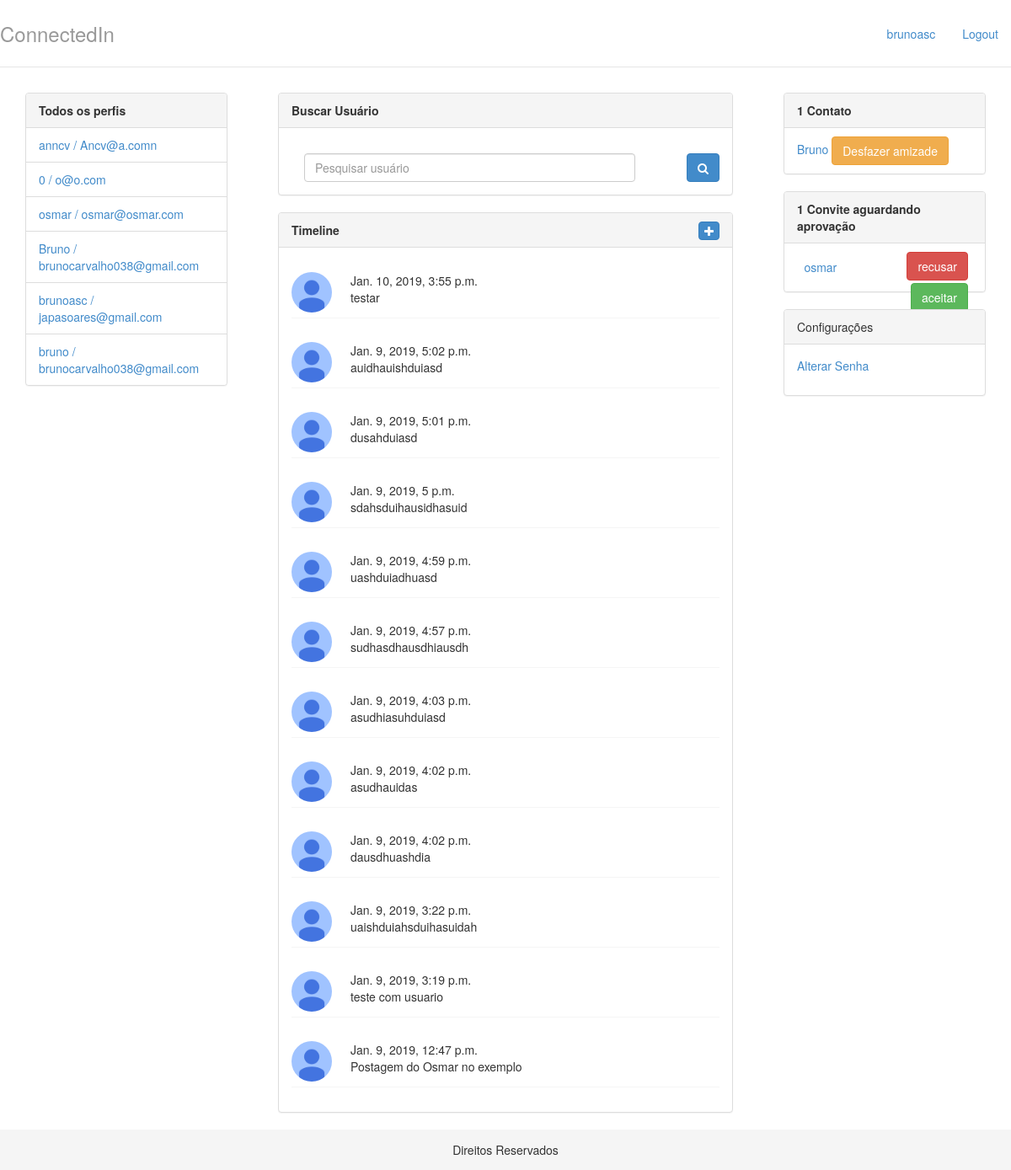
Page / (signed in) on the earlier database version.
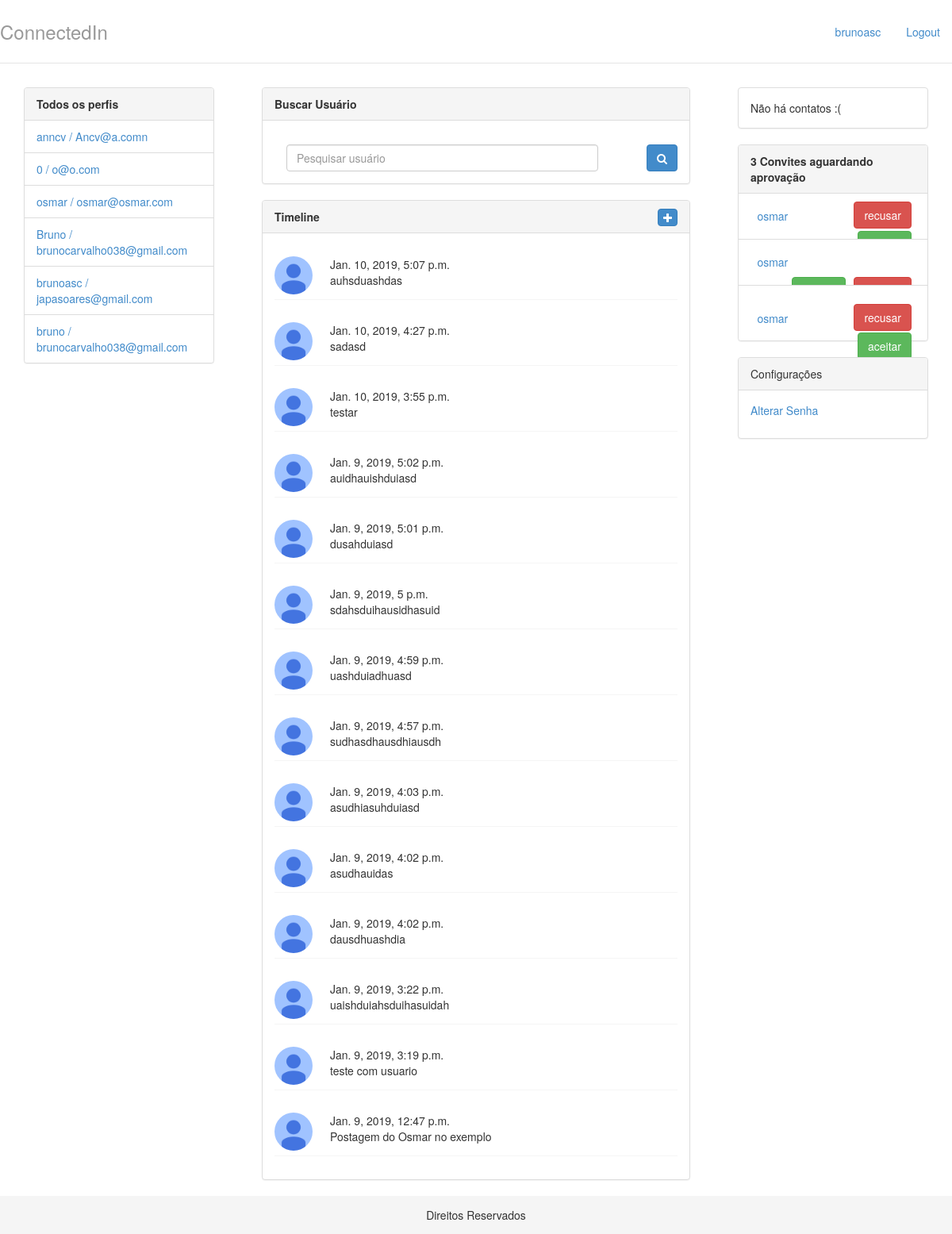
Same page on the later database version.
### perfis/models.py (models this page shows, shortened)
class Perfil(models.Model):
    nome = models.CharField(max_length=255, null=False)
    telefone = models.CharField(max_length=20, null= False)
    nome_empresa = models.CharField(max_length=255, null=False)
    contatos = models.ManyToManyField('Perfil')
    usuario = models.OneToOneField(User, related_name="perfil", on_delete=models.CASCADE)
    def __str__(self):
        return self.nome
    @property
    def email(self):
        return self.usuario.email

class Convite(models.Model):
    solicitante = models.ForeignKey(Perfil,on_delete=models.CASCADE,related_name='convites_feitos' )
    convidado = models.ForeignKey(Perfil, on_delete= models.CASCADE, related_name='convites_recebidos')

### timeline/models.py (models this page shows, shortened)
class Post(models.Model):
    author = models.ForeignKey('auth.User', null=False, on_delete=models.CASCADE)
    title = models.CharField(max_length=200, null=False)
    text = models.TextField(null=False)
    created_date = models.DateTimeField(
            default=timezone.now)
    published_date = models.DateTimeField(
            blank=True, null=True)

### perfis/views.py (the view)
# urls.py: path('', views.index, name='index'),
@login_required
def index(request):
	posts = Post.objects.all().order_by('-created_date')
	return render(request, 'index.html',{'perfis' : Perfil.objects.all(),
										 'perfil_logado' : get_perfil_logado(request),
										 'posts': posts})

### perfis/views.py (called while the page is built)
def get_perfil_logado(request):
	return Perfil.objects.get(usuario=request.user)

### perfis/templates/index.html (shortened to what this page needs)
{% extends 'base.html' %}
{% load staticfiles %}
{% block body %}
    <aside class="col-md-3">
        <div class="col-lg-12">
        <div class="panel panel-default">
            <div class="panel-heading">
                <strong>Todos os perfis</strong>
            </div>
            {% if perfis %}
            <ul class="list-group">
                {% for perfil in perfis %}
                    <li class="list-group-item">
                        <a href = "{% url 'exibir' perfil.id %}">	{{ perfil.nome }} / {{ perfil.email }}
                        </a>
                    </li>
                {% endfor %}
            {% else %}
                <p>Não há perfis cadastrados</p>
            {% endif %}
            </ul>
        </div>
    </div>
    </aside>
    <div class="col-md-6">
        <div class="col-lg-12">
            <div class="panel panel-default">
                <div class="panel-heading">
                    <strong>Buscar Usuário</strong>
                </div>
                <div class="panel-body">
                   <form class = "form-signin"  method="post"
                    action="{% url 'pesquisar' %}">
                       <div class="form-group">
                            <div class="col-sm-10">
                                <input name="nome" id="nome_id" required="required" class="form-control" placeholder="Pesquisar usuário">
                            </div>
                            <button class="btn btn-primary pull-right" type="submit"><i class="fa fa-search"></i> </button>
                       </div>
                    </form>
                </div>
            </div>
        </div>
        <div class="col-lg-12">
            <div class="panel panel-default">
                <div class="panel-heading"> <strong>Timeline</strong><button id="modal" class="btn btn-primary pull-right" type="button" style="padding: 0 6px;"><i class="fa fa-plus"></i></button></div>
                <div class="panel-body">
                    {% for post in posts %}
                    <div class="post">
                        <img class="avatar js-action-profile-avatar" src="{% static 'img/photo.jpg' %}" alt="">
                            <div class="content" style="margin-left:5em">
                                <div class="info_perfil">
                                    <span>{{ post.created_date}}</span>
                                </div>
                                <div class="info_post">
                                    <span>{{post.text}}</span>
                                </div>
                            </div>
                    </div>
                    {% endfor %}
                </div>
            </div>
    </div></div>
    <aside class="col-md-3">
        <div class="col-lg-12">
        <div class="panel panel-default">
            {% with total=perfil_logado.contatos.count %}
                {% if total %}
                    <div class="panel-heading">
                        <strong> {{ total }}
                            Contato{{ total|pluralize }}
                        </strong>
                    </div>
                    <ul class="list-group">
                        {% for perfil in perfil_logado.contatos.all %}
                            <li class = "list-group-item">
                                <a href = "{% url 'exibir' perfil.id %}">
                                    {{ perfil }}
                                </a>
                                <a class="btn btn-warning" href = "{% url 'desfazer' perfil.id %}">Desfazer amizade</a>
                            </li>
                        {% endfor %}
                    </ul>
                {% else %}
                    <div class="panel-body">
                        Não há contatos :(
                    </div>
                {% endif %}
            {% endwith %}
        </div>
    </div>
    <div class="col-lg-12">
        <div class="panel panel-default">
            {% with total=perfil_logado.convites_recebidos.count %}
                {% if total %}
                    <div class="panel-heading">
                        <strong> {{ total }}
                        Convite{{ total|pluralize }} aguardando aprovação</strong>
                    </div>
                    <ul class="list-group">
                        {% for convite in perfil_logado.convites_recebidos.all %}
                            <li class = "list-group-item">
                               <ul class = "list-inline">
                                    <li class = "list-inline-item" style="padding:0.6em">
                                        <a href = "{% url 'exibir' convite.solicitante.id %}">
                                            {{convite.solicitante.nome}}
                                        </a>
                                    </li>
                                    <li class = "list-inline-item pull-right">
                                        <a class="btn btn-danger" href="{% url 'recusar' convite.id %}">recusar</a>
                                    </li>
                                    <li class = "list-inline-item pull-right">
                                        <a class="btn btn-success" href = "{% url 'aceitar' convite.id %}">aceitar</a>
                                    </li>
                                </ul>
                            </li>
                        {% endfor %}
                    </ul>
                {% else %}
                    <div class="panel-body">
                        Não há convites
                    </div>
                {% endif %}
            {% endwith %}
        </div>
    </div>
        <div class="col-lg-12">
            <div class="panel panel-default">
                <div class="panel-heading"> Configurações</div>
                <div class="panel-body">
                    <p><a href = "{% url 'mudar_senha' %}">Alterar Senha</a></p>
                </div>
            </div>
        </div>
    </aside>
{% endblock %}

### perfis/templates/base.html (shortened to what this page needs)
{% load staticfiles %}
<!DOCTYPE html>
<html lang = "pt-br">
	<head>
		<link rel="stylesheet"
			 href="{% static 'styles/bootstrap.css' %}">
		<link rel="stylesheet"
			 href="{% static 'styles/main.css' %}">
        <link rel="stylesheet"
			 href="{% static 'styles/font-awesome.min.css' %}">
	</head>
	<body>
	<div class = "header">
		<ul class = "nav nav-pills pull-right">
			<li><a href = "{% url 'index' %}">{{ perfil_logado.nome }}</a></li>
			<li><a href = "/logout/">Logout</a></li>
		</ul>
		<h3 class = "text-muted">ConnectedIn</h3>
	</div>
	<div class="col-lg-12 col-md-12 col-sm-12">
        <div class="row">
            {% block body%}
            {% endblock %}
        </div>
    </div>
    <footer style="background-color: #f5f5f5; padding:1em; color:#333">
        <p class="text-center" style="margin:0">Direitos Reservados</p>
    </footer>
	</body>
</html>

### perfis/static/styles/main.css (style rules this page uses)
.avatar { width: 48px; height: 48px; border-radius: 50%; -moz-force-broken-image-icon: 1; float:left; }
.post { padding: 1em 0; border-bottom: 1px #f5f5f5 solid; margin-bottom: 1em; }
body { padding-top: 20px; padding-bottom: 0px; }
.header, .content, .footer { padding-left: 15px; padding-right: 15px; }
.header { border-bottom: 1px solid #e5e5e5; }
.header h3 { margin-top: 0; margin-bottom: 0; line-height: 40px; padding-bottom: 19px; }
@media screen and (min-width: 768px) { .header, .content, .footer { padding-left: 0; padding-right: 0; } }
@media screen and (min-width: 768px) { .header { margin-bottom: 30px; } }

Differences in the rows shown:
no longer on one of the page's lists (row unchanged): Perfil: nome "Bruno"
added Post: created_date "Jan. 10, 2019, 5:07 p.m.", text "auhsduashdas"
added Post: created_date "Jan. 10, 2019, 4:27 p.m.", text "sadasd"
added Convite: solicitante.nome "osmar"
added Convite: solicitante.nome "osmar"
Other differences:
{{ total }}: "1" → "3"
{{ total }}: "1" → (not shown)
text no longer shown: "Contato"
text now shown: "Não há contatos :("
